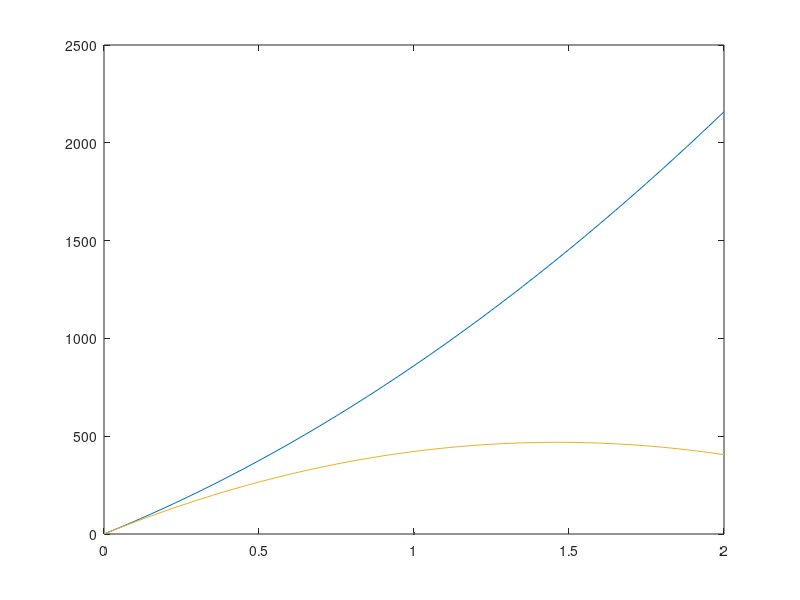

MATLAB code to generate this figure: (Note: this script raises an error after producing the figure.)
clc; clear; close all; 

m       = 293;          % kg   total mass
L       = 1.540;        % m    wheelbase
a_cg    = 0.853;        % m    CG to front axle
h_cg    = 0.241;        % m    CG height
t_f     = 1.410;        % m    front track (FULL width)
g_SI    = 9.81;         % m/s^2
b_cg    = L - a_cg;     % m    CG to rear axle
ay      = 1.5;          % g

% -- Steering geometry -------------------------------------------------------
e       = 15e-3;        % m    mechanical trail          estimate
L_arm   = 84.55e-3;     % m    steering arm length (LTS.m)
r_pin   = 20e-3;        % m    pinion radius

% -- Tyre (.tir file coefficients) -------------------------------------------
PDY1    =  2.1471;
PDY2    = -0.42791;
PKY1    = -31.419;
PKY2    =  1.5115;
FNOMIN  =  750;         % N
ap      =  28.55e-3;    % m    contact patch half-length


ay_sweep = 0:0.05:2;
SIay = ay_sweep.*g_SI;
Fz_static = (m*g_SI)/2 * b_cg/L
dFz = ((m.*SIay.*h_cg)./t_f) .* b_cg/L;

FR = Fz_static + dFz;
FL = Fz_static - dFz;

FyTotal = m.*SIay*(b_cg/L); 

FzReq_R = FyTotal .* (FR)./(max(FR + FL,1));
FzReq_L = FyTotal .* FL./(max(FR + FL,1));

figure
plot(ay_sweep, FzReq_R,LineWidth=3)
hold on
plot(ay_sweep, FzReq_L,LineWidth=3)
xlabel('Lateral Acceleration(g)',FontSize=14)
ylabel('Required Lateral Force (N)',FontSize=14)
title('$F_{y,req,i}$ by lateral acceleration',Interpreter='latex',FontSize=18)
legend('$F_{y,req,R}$','$F_{y,req,L}$',FontSize = 14, Interpreter='latex')
